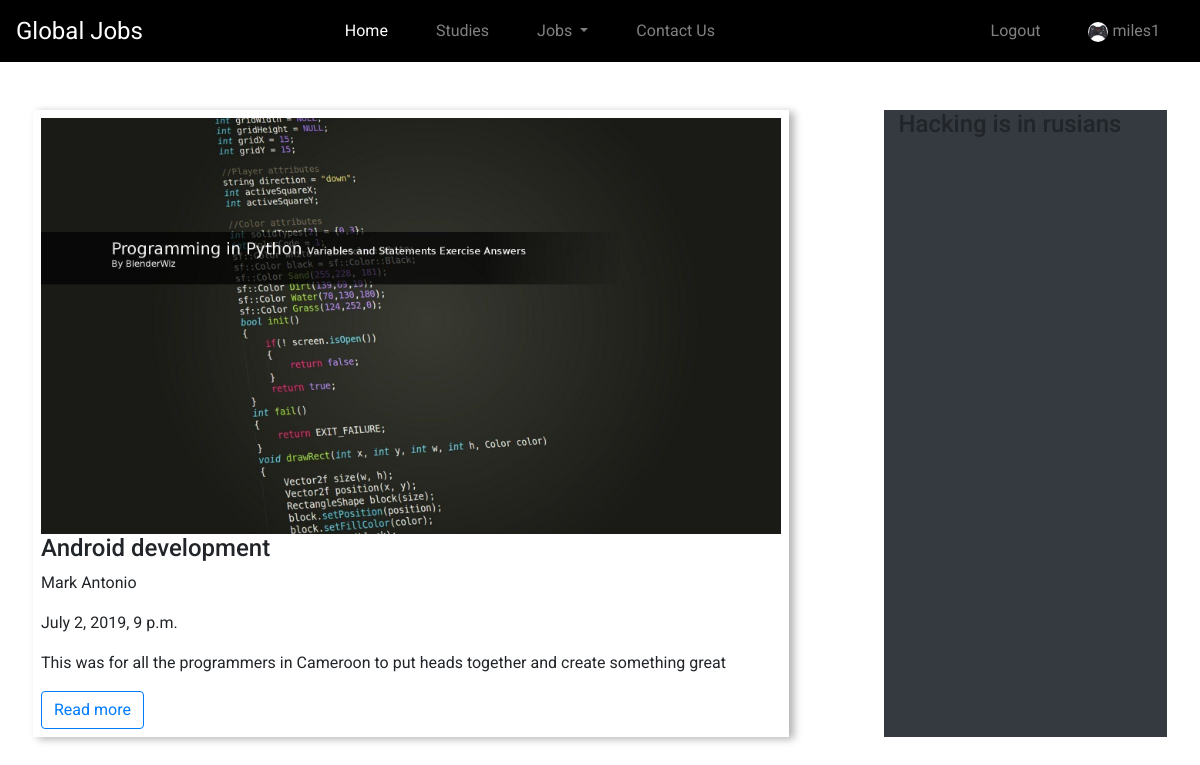
Screenshot of /post/ (signed in) with the database file from the repository.
### users/models.py (models this page shows, shortened)
class Profile(models.Model):
    user = models.OneToOneField(User, on_delete=models.CASCADE)
    image = models.ImageField(default='default.jpg', upload_to='profile_images')

### subProject/models.py (models this page shows, shortened)
class Posts(models.Model):
    picture = models.ImageField(default="default.jpg", upload_to="post_images")
    author = models.CharField(max_length=200)
    title = models.CharField(max_length=200)
    content = models.TextField()
    timestamp = models.DateTimeField(auto_now_add=True)
    slug = models.CharField(max_length=200)

### subProject/views.py (the view)
# urls.py: path('post/', views.PostListView.as_view(), name='post'),
class PostListView(ListView):
    model = Posts
    template_name = "subProject/post.html"

### subProject/templates/subProject/post.html
{% extends 'subProject/base.html'%}
{% block body%}
{% load crispy_forms_tags %}
<div class="row p-5">
    <div class="box_post col-md-8 p-2">
        {% for post in object_list %}
          <div class="post">
           <img class="img-fluid" src="{{post.picture.url}}">
           <h4>{{post.title}}</h4>
           <p>{{post.author}}</p>
           <p>{{post.timestamp}}</p>
           <p>{{post.content}}</p>
           <a class="btn btn-outline-primary" href="{% url 'detail' post.id %}">Read more</a>
          </div>
        {% endfor %}
    </div>
    <div class="col-md-1"></div>
    <div class="col-md-3 bg-dark">
        <h4>Hacking is in rusians </h4>
    </div>
</div>
{% endblock %}

### subProject/templates/subProject/base.html (shortened to what this page needs)
{% load staticfiles %}
<!DOCTYPE html>
<html lang="en">
<head>
    <link rel="stylesheet" href="https://stackpath.bootstrapcdn.com/bootstrap/4.3.1/css/bootstrap.min.css">
    <link rel="stylesheet" href="{% static 'subProject/styles/styles.css' %}" >
</head>
<body>
<nav class="navbar navbar-expand-lg text-light navbar-dark">
    <a class="navbar-brand" href="#">Global Jobs</a>
    <div class="collapse navbar-collapse" id="navbarSupportedContent">
        <ul class="navbar-nav mx-auto" style="float-right">
            <li class="nav-item active">
                <a class="nav-link" href="{% url 'home' %}">Home <span class="sr-only">(current)</span></a>
            </li>
            <li class="nav-item">
                <a class="nav-link" href="{% url 'post' %}">Studies</a>
            </li>
            <li class="nav-item dropdown">
                <a class="nav-link dropdown-toggle" href="#" id="navbarDropdown" role="button" data-toggle="dropdown" aria-haspopup="true" aria-expanded="false">
                    Jobs
                </a>
            </li>
            <li class="nav-item">
                <a class="nav-link" href="{% url 'contact' %}">Contact Us</a>
            </li>
        </ul>
        <ul  class="navbar-nav ml-auto">
            {% if user.is_authenticated %}
            <li class="nav-item">
                <a class="nav-link" href="{% url 'logout' %}">Logout</a>
            </li>
            <li class="nav-item">
                <a class="nav-link" href="{% url 'profile' %}"><img src="{{ user.profile.image.url}}" style="border-radius:50rem" width="20rem" height="20rem"> {{user.username}}</a>
            </li>
            {% endif %}
        </ul>
    </div>
</nav>
{% block body %}
{% endblock %}
</body>
</html>

### subProject/static/subProject/styles/styles.css (style rules this page uses)
html { padding:0px; margin:0px; }
body { font-size:1rem; font-family: 'Roboto', sans-serif; }
.navbar { background: #000; }
.navbar-brand { font-size:1.5rem; margin-right:4rem; }
.nav-item .nav-link { font-size:1rem; margin: 0rem 1rem; }
.box_post { box-shadow: .3rem .1rem .5rem rgba(0,0,0,.3); padding: 2rem; }

### rows the page displays
Posts: picture (picture), title "Android development", author "Mark Antonio", timestamp "July 2, 2019, 9 p.m.", content "This was for all the programmers in Cameroon to put heads together and create something great"

### other values shown
{{ user.username }} "miles1"
